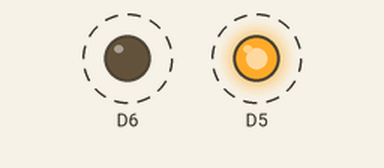
A sketch run on a simulated ESP8266 (NodeMCU). On the bench: output pins drawn as LEDs (lit = HIGH). Dashed ring = blinking. What the sketch prints to the serial monitor is not drawn.

Above: at 0.15 s.
Timing chart, 0 to 3.1 s (numbered marks = the images above):
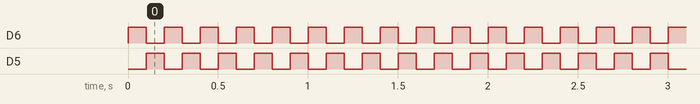

Measured:
- by itself, D6, D5: alternates HIGH for 0.10 s and LOW for 0.10 s

The sketch:

arduino_mbed_digitalout_demo.ino
```cpp
//////////////////////////////////////////////////////////////////////////////////////////
// Author: Rawat S. (KMUTNB, Bangkok / Thailand
// Date: 2018-01-09
//////////////////////////////////////////////////////////////////////////////////////////

#include "DigitalOut.h"

#define wait_ms(dly)   delay(dly)

DigitalOut redLed( D5 );
DigitalOut blueLed( D6 );

void setup() {
    redLed  = 0;  // turn off the Red LED
    blueLed = 1;  // turn on the Blue LED
    wait_ms( 100 );
    Serial.begin( 115200 );
    Serial.printf( "Toggle two LEDs\n" );
    Serial.printf( "Initial states: Red=%d, Blue=%d\n", redLed.read(), blueLed.read() );
}

void loop() {
    redLed  = !redLed;  // toggle the Red LED pin
    blueLed = !blueLed; // toggle the Blue LED pin
    wait_ms( 100 ); // delay in msec
}

//////////////////////////////////////////////////////////////////////////////////////////
```

DigitalOut.h
```cpp
///////////////////////////////////////////////////////////////////////
#ifndef __DIGITAL_OUT_H
#define __DIGITAL_OUT_H
///////////////////////////////////////////////////////////////////////

#include "Arduino.h"

class DigitalOut {
public:
  DigitalOut( int pin, int value=0 ) : _pin(pin), _value(value) {
     pinMode( _pin, OUTPUT );
     digitalWrite( _pin, _value );
  }

  inline void write( int value ) {
     digitalWrite( _pin, _value = value );
  }

  inline int read() {
     return _value;
  }

  inline operator int() {
     return this->read();
  }

  inline DigitalOut& operator=( DigitalOut& rhs ) {
     this->write( rhs.read() );
     return *this;
  }

  inline DigitalOut& operator=( int value ) {
     this->write( value );
     return *this;
  }

private:
  int _pin, _value;

};

#endif // __DIGITAL_OUT_H
///////////////////////////////////////////////////////////////////////
```
